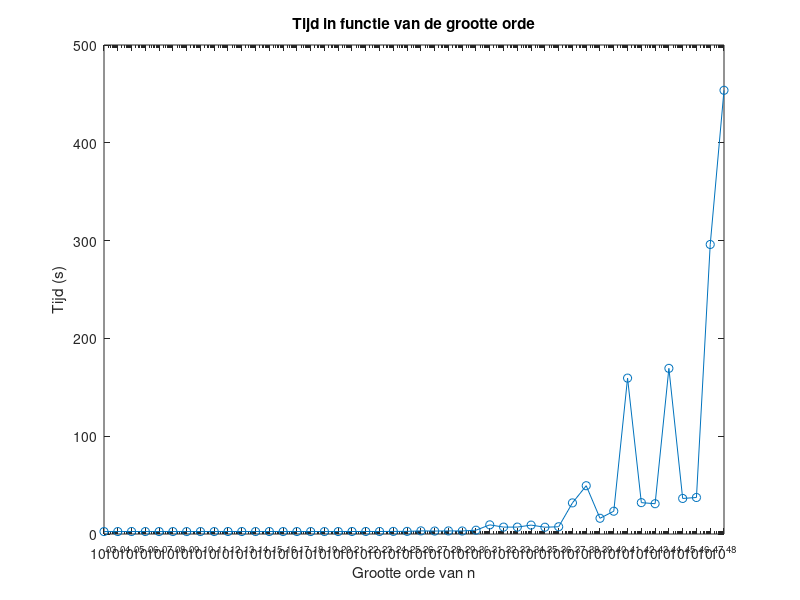

The MATLAB script that drew this image:
clc
clear all
%%
%47 digits
tijd= [2.485,2.5,2.547,2.500,2.4850,2.4850,2.4690,2.501,2.4840,2.547,2.5160,2.500,2.532,2.485,2.501,2.5,2.485,2.5,2.551,2.578,2.578,2.6560,2.688,3.188,3.0170,3.157,3.079,3.891,9.3610,7.048,7.064,9.11,6.9380,7.4070,31.8170,49.3650,16.08,23.301,159.403,32.0690,30.973,169.377,36.3490,37.333,296.0260,453.671];

x=100;
list_x=[];

for i= 1:46
    x=x*10;
    list_x(i)=x;
end

%%

semilogx(list_x,tijd,'-o')
title('Tijd in functie van de grootte orde')
ylabel('Tijd (s)')
xlabel('Grootte orde van n')